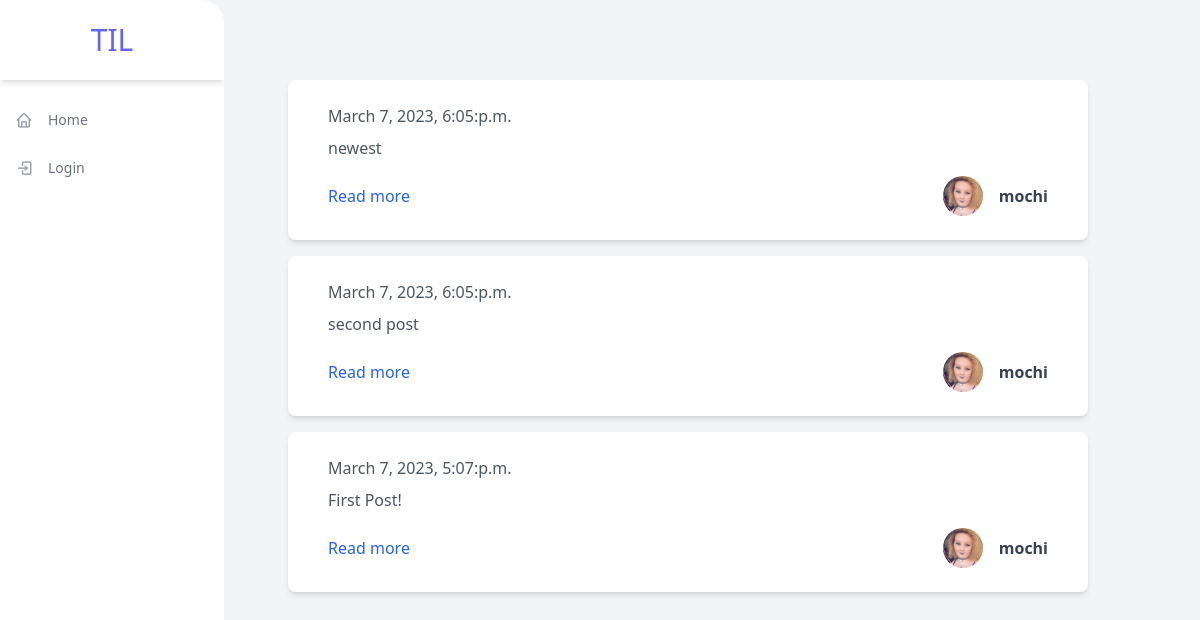
Before: / with the older database file.
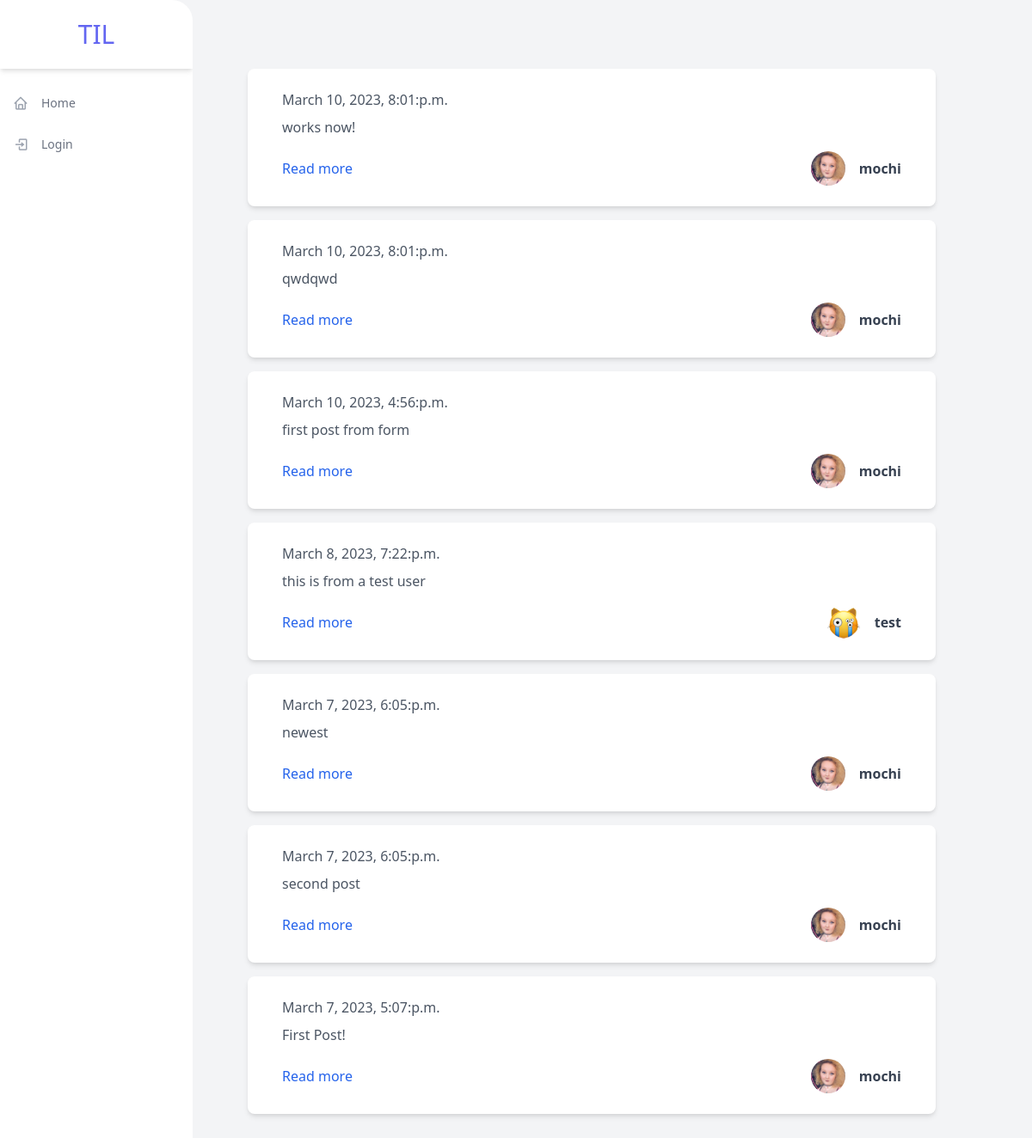
After: the same page with the newer database file.
### feed/models.py (models this page shows, shortened)
class Post(models.Model) :
    text = models.CharField(max_length=240)
    date = models.DateTimeField(auto_now=True)
    author = models.ForeignKey(
        User,
        on_delete=models.CASCADE,
    )

### feed/views.py (the view)
# urls.py: path("", views.HomePage.as_view(), name="index"),
class HomePage(TemplateView):
    http_method_names = ["get"]
    template_name = "feed/homepage.html"
    def dispatch(self, request, *args, **kwargs):
        self.request = request
        return super().dispatch(request, *args, **kwargs)
    def get_context_data(self, *args, **kwargs):
        context = super().get_context_data(*args, **kwargs)
        if self.request.user.is_authenticated:
            following = list(
                Follower.objects.filter(followed_by=self.request.user).values_list('following', flat=True)
                )
            if not following:
                            posts = Post.objects.all().order_by('-id')[0:30]
            else:
                posts = Post.objects.filter(author__in=following).order_by('-id')[0:60]
        else:
            posts = Post.objects.all().order_by('-id')[0:30]
        context['posts'] = posts
        return context

### feed/templates/feed/homepage.html (shortened to what this page needs)
{% extends "base.html" %}
{% block body %}
    <div id="posts-container">
        {% for post in posts %}
            {% include "includes/post.html" with post=post show_detail_link=True %}
        {% endfor %}
    </div>
{% endblock %}

### til/templates/base.html (shortened to what this page needs)
{% load static %}
<!DOCTYPE html>
<html lang="en">
<head>
    <link href="https://unpkg.com/tailwindcss@^2/dist/tailwind.min.css" rel="stylesheet">
    <link rel="stylesheet" href="https://unpkg.com/boxicons@2.0.7/css/boxicons.min.css" />
</head>
<body>
<div class="min-h-screen flex flex-row bg-gray-100">
  <div class="flex flex-col w-56 bg-white rounded-r-3xl overflow-hidden">
    <div class="flex items-center justify-center h-20 shadow-md">
      <h1 class="text-3xl uppercase text-indigo-500">TIL</h1>
    </div>
    <ul class="flex flex-col py-4">
      <li>
        <a href="/" class="flex flex-row items-center h-12 transform hover:translate-x-2 transition-transform ease-in duration-200 text-gray-500 hover:text-gray-800">
          <span class="inline-flex items-center justify-center h-12 w-12 text-lg text-gray-400"><i class="bx bx-home"></i></span>
          <span class="text-sm font-medium">Home</span>
        </a>
      </li>
      {% if request.user.is_authenticated %}
        <li>
            <a href="{% url 'feed:new_post' %}" class="flex flex-row items-center h-12 transform hover:translate-x-2 transition-transform ease-in duration-200 text-gray-500 hover:text-gray-800 js-toggle-modal">
              <span class="inline-flex items-center justify-center h-12 w-12 text-lg text-gray-400"><i class="bx bx-layer-plus"></i></span>
              <span class="text-sm font-medium">New post</span>
            </a>
        </li>
        <li>
            <a href="{% url 'account_logout' %}" class="flex flex-row items-center h-12 transform hover:translate-x-2 transition-transform ease-in duration-200 text-gray-500 hover:text-gray-800">
            <span class="inline-flex items-center justify-center h-12 w-12 text-lg text-gray-400"><i class="bx bx-log-out"></i></span>
            <span class="text-sm font-medium">Logout</span>
            </a>
        </li>
      {% else %}
        <li>
            <a href="{% url 'account_login' %}" class="flex flex-row items-center h-12 transform hover:translate-x-2 transition-transform ease-in duration-200 text-gray-500 hover:text-gray-800">
            <span class="inline-flex items-center justify-center h-12 w-12 text-lg text-gray-400"><i class="bx bx-log-in"></i></span>
            <span class="text-sm font-medium">Login</span>
            </a>
        </li>
      {% endif %}
    </ul>
  </div>
  <div class="p-16">
    {% block body %}{% endblock %}
  </div>
</div>
</body>
</html>

### til/templates/includes/post.html (shortened to what this page needs)
{% load thumbnail %}
<div class="max-w-4xl px-10 my-4 py-6 bg-white rounded-lg shadow-md" style='width: 50rem'>
    <div class="flex justify-between items-center">
        <span class="font-light text-gray-600">{{ post.date|date:"F j, Y, g:i:a" }}</span>
    </div>
    <div class="mt-2">
        <p class="mt-2 text-gray-600">{{ post.text }}</p>
    </div>
    <div class="flex justify-between items-center mt-4">
        {% if show_detail_link  %}
        <a class="text-blue-600 hover:underline" href="{% url 'feed:detail' post.id %}">
            Read more
        </a>
        {% else %}
            <span>&nbsp;</span>
        {% endif %}
        <div>
            <a class="flex items-center" href="{% url 'profiles:detail' post.author.username %}">
                {% thumbnail post.author.profile.image "373x373" crop="center" as im %}
                    <img class="mx-4 w-10 h-10 object-cover rounded-full hidden sm:block" src="{{ im.url }}" alt="avatar">
                {% endthumbnail %}
                <h1 class="text-gray-700 font-bold">{{ post.author.username }}</h1>
            </a>
        </div>
    </div>
</div>

Changed rows visible on the page:
added Post: date "March 10, 2023, 8:01:p.m.", text "works now!", author.username "mochi"
added Post: date "March 10, 2023, 8:01:p.m.", text "qwdqwd", author.username "mochi"
added Post: date "March 10, 2023, 4:56:p.m.", text "first post from form", author.username "mochi"
added Post: date "March 8, 2023, 7:22:p.m.", text "this is from a test user", shows a picture, author.username "test"
